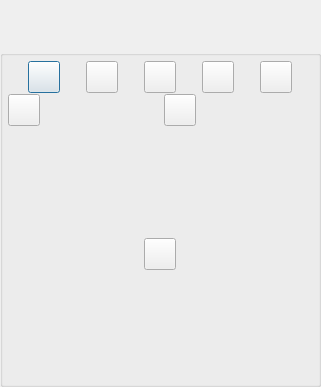
<?xml version="1.0" encoding="UTF-8"?>
<ui version="4.0">
 <class>ToFriendMultiSessionDialog</class>
 <widget class="QDialog" name="ToFriendMultiSessionDialog">
  <property name="geometry">
   <rect>
    <x>0</x>
    <y>0</y>
    <width>321</width>
    <height>387</height>
   </rect>
  </property>
  <property name="minimumSize">
   <size>
    <width>0</width>
    <height>0</height>
   </size>
  </property>
  <property name="maximumSize">
   <size>
    <width>16777215</width>
    <height>16777215</height>
   </size>
  </property>
  <property name="windowTitle">
   <string>Dialog</string>
  </property>
  <property name="styleSheet">
   <string notr="true">
QPushButton#CallButton
{
color: white;
font: bold 14px;
border-width: 10;
border-image: url(:/MyP2PWeb/Resources/button_green_normal.png) 10;
padding: -10;
}
QPushButton#CallButton:pressed
{
border-width: 10;
border-image: url(:/MyP2PWeb/Resources/button_green_pressed.png) 10;
padding: -10;
}
QPushButton#HangUpButton
{
color: white;
font: bold 14px;
border-width: 10;
border-image: url(:/MyP2PWeb/Resources/button_green_normal.png) 10;
padding: -10;
}
QPushButton#HangUpButton:pressed
{
border-width: 10;
border-image: url(:/MyP2PWeb/Resources/button_green_pressed.png) 10;
padding: -10;
}
QLabel#PermissionLabel
{
font: bold 14px;
}
QLabel#MuteMicrophoneLabel
{
font: bold 12px;
}
QLabel#MuteSpeakerLabel
{
font: bold 12px;
}</string>
  </property>
  <layout class="QVBoxLayout" name="verticalLayout">
   <property name="spacing">
    <number>0</number>
   </property>
   <property name="leftMargin">
    <number>0</number>
   </property>
   <property name="topMargin">
    <number>0</number>
   </property>
   <property name="rightMargin">
    <number>0</number>
   </property>
   <property name="bottomMargin">
    <number>0</number>
   </property>
   <item>
    <widget class="TitleBarWidget" name="m_TitleBarWidget" native="true">
     <property name="sizePolicy">
      <sizepolicy hsizetype="Preferred" vsizetype="Preferred">
       <horstretch>0</horstretch>
       <verstretch>0</verstretch>
      </sizepolicy>
     </property>
     <property name="minimumSize">
      <size>
       <width>0</width>
       <height>50</height>
      </size>
     </property>
     <property name="maximumSize">
      <size>
       <width>16777215</width>
       <height>130</height>
      </size>
     </property>
    </widget>
   </item>
   <item>
    <widget class="QGroupBox" name="StyledDlgItemsBox">
     <property name="sizePolicy">
      <sizepolicy hsizetype="Preferred" vsizetype="Expanding">
       <horstretch>0</horstretch>
       <verstretch>0</verstretch>
      </sizepolicy>
     </property>
     <property name="minimumSize">
      <size>
       <width>0</width>
       <height>0</height>
      </size>
     </property>
     <property name="title">
      <string/>
     </property>
     <layout class="QVBoxLayout" name="verticalLayout_3">
      <property name="spacing">
       <number>1</number>
      </property>
      <property name="leftMargin">
       <number>5</number>
      </property>
      <property name="topMargin">
       <number>5</number>
      </property>
      <property name="rightMargin">
       <number>5</number>
      </property>
      <property name="bottomMargin">
       <number>5</number>
      </property>
      <item>
       <widget class="QFrame" name="m_OffersFrame">
        <property name="styleSheet">
         <string notr="true"/>
        </property>
        <property name="frameShape">
         <enum>QFrame::NoFrame</enum>
        </property>
        <property name="frameShadow">
         <enum>QFrame::Raised</enum>
        </property>
        <layout class="QHBoxLayout" name="horizontalLayout">
         <property name="leftMargin">
          <number>0</number>
         </property>
         <property name="topMargin">
          <number>0</number>
         </property>
         <property name="rightMargin">
          <number>0</number>
         </property>
         <property name="bottomMargin">
          <number>0</number>
         </property>
         <item>
          <widget class="VxPushButton" name="m_VoipButton">
           <property name="sizePolicy">
            <sizepolicy hsizetype="Fixed" vsizetype="Fixed">
             <horstretch>0</horstretch>
             <verstretch>0</verstretch>
            </sizepolicy>
           </property>
           <property name="minimumSize">
            <size>
             <width>32</width>
             <height>32</height>
            </size>
           </property>
           <property name="maximumSize">
            <size>
             <width>32</width>
             <height>32</height>
            </size>
           </property>
           <property name="text">
            <string/>
           </property>
           <property name="iconSize">
            <size>
             <width>32</width>
             <height>32</height>
            </size>
           </property>
          </widget>
         </item>
         <item>
          <widget class="VxPushButton" name="m_VideoChatButton">
           <property name="minimumSize">
            <size>
             <width>32</width>
             <height>32</height>
            </size>
           </property>
           <property name="maximumSize">
            <size>
             <width>32</width>
             <height>32</height>
            </size>
           </property>
           <property name="text">
            <string/>
           </property>
           <property name="iconSize">
            <size>
             <width>32</width>
             <height>32</height>
            </size>
           </property>
          </widget>
         </item>
         <item>
          <widget class="VxPushButton" name="m_TrueOrDareButton">
           <property name="minimumSize">
            <size>
             <width>32</width>
             <height>32</height>
            </size>
           </property>
           <property name="maximumSize">
            <size>
             <width>32</width>
             <height>32</height>
            </size>
           </property>
           <property name="text">
            <string/>
           </property>
           <property name="iconSize">
            <size>
             <width>32</width>
             <height>32</height>
            </size>
           </property>
          </widget>
         </item>
         <item>
          <widget class="VxPushButton" name="m_SendAttachmentButton">
           <property name="minimumSize">
            <size>
             <width>32</width>
             <height>32</height>
            </size>
           </property>
           <property name="maximumSize">
            <size>
             <width>32</width>
             <height>32</height>
            </size>
           </property>
           <property name="text">
            <string/>
           </property>
           <property name="iconSize">
            <size>
             <width>32</width>
             <height>32</height>
            </size>
           </property>
          </widget>
         </item>
         <item>
          <widget class="VxPushButton" name="m_OptionsButton">
           <property name="minimumSize">
            <size>
             <width>32</width>
             <height>32</height>
            </size>
           </property>
           <property name="maximumSize">
            <size>
             <width>32</width>
             <height>32</height>
            </size>
           </property>
           <property name="text">
            <string/>
           </property>
           <property name="iconSize">
            <size>
             <width>32</width>
             <height>32</height>
            </size>
           </property>
          </widget>
         </item>
        </layout>
       </widget>
      </item>
      <item>
       <widget class="QFrame" name="m_ResponseFrame">
        <property name="frameShape">
         <enum>QFrame::NoFrame</enum>
        </property>
        <property name="frameShadow">
         <enum>QFrame::Raised</enum>
        </property>
        <layout class="QHBoxLayout" name="horizontalLayout_2">
         <property name="leftMargin">
          <number>0</number>
         </property>
         <property name="topMargin">
          <number>0</number>
         </property>
         <property name="rightMargin">
          <number>0</number>
         </property>
         <property name="bottomMargin">
          <number>0</number>
         </property>
         <item>
          <widget class="VxPushButton" name="m_AcceptOfferButton">
           <property name="sizePolicy">
            <sizepolicy hsizetype="Fixed" vsizetype="Fixed">
             <horstretch>0</horstretch>
             <verstretch>0</verstretch>
            </sizepolicy>
           </property>
           <property name="minimumSize">
            <size>
             <width>32</width>
             <height>32</height>
            </size>
           </property>
           <property name="maximumSize">
            <size>
             <width>32</width>
             <height>32</height>
            </size>
           </property>
           <property name="text">
            <string/>
           </property>
           <property name="iconSize">
            <size>
             <width>32</width>
             <height>32</height>
            </size>
           </property>
          </widget>
         </item>
         <item>
          <widget class="QLabel" name="m_AcceptLabel">
           <property name="text">
            <string/>
           </property>
          </widget>
         </item>
         <item>
          <widget class="VxPushButton" name="m_RejectOfferButton">
           <property name="minimumSize">
            <size>
             <width>32</width>
             <height>32</height>
            </size>
           </property>
           <property name="maximumSize">
            <size>
             <width>32</width>
             <height>32</height>
            </size>
           </property>
           <property name="text">
            <string/>
           </property>
           <property name="iconSize">
            <size>
             <width>32</width>
             <height>32</height>
            </size>
           </property>
          </widget>
         </item>
         <item>
          <widget class="QLabel" name="m_RejectLabel">
           <property name="text">
            <string/>
           </property>
          </widget>
         </item>
        </layout>
       </widget>
      </item>
      <item>
       <widget class="VidWidget" name="m_VidWidget" native="true">
        <property name="sizePolicy">
         <sizepolicy hsizetype="Expanding" vsizetype="Expanding">
          <horstretch>0</horstretch>
          <verstretch>0</verstretch>
         </sizepolicy>
        </property>
        <property name="maximumSize">
         <size>
          <width>16777215</width>
          <height>240</height>
         </size>
        </property>
       </widget>
      </item>
      <item>
       <widget class="TodGameWidget" name="m_TodGameWidget" native="true"/>
      </item>
      <item>
       <widget class="QFrame" name="m_HangupSessionFrame">
        <property name="sizePolicy">
         <sizepolicy hsizetype="Expanding" vsizetype="Fixed">
          <horstretch>0</horstretch>
          <verstretch>0</verstretch>
         </sizepolicy>
        </property>
        <property name="minimumSize">
         <size>
          <width>0</width>
          <height>32</height>
         </size>
        </property>
        <property name="maximumSize">
         <size>
          <width>16777215</width>
          <height>32</height>
         </size>
        </property>
        <property name="styleSheet">
         <string notr="true"/>
        </property>
        <property name="frameShape">
         <enum>QFrame::NoFrame</enum>
        </property>
        <property name="frameShadow">
         <enum>QFrame::Raised</enum>
        </property>
        <layout class="QGridLayout" name="gridLayout">
         <property name="leftMargin">
          <number>0</number>
         </property>
         <property name="topMargin">
          <number>0</number>
         </property>
         <property name="rightMargin">
          <number>0</number>
         </property>
         <property name="bottomMargin">
          <number>0</number>
         </property>
         <property name="spacing">
          <number>0</number>
         </property>
         <item row="0" column="0">
          <widget class="VxPushButton" name="m_HangupSessionButton">
           <property name="sizePolicy">
            <sizepolicy hsizetype="Fixed" vsizetype="Fixed">
             <horstretch>0</horstretch>
             <verstretch>0</verstretch>
            </sizepolicy>
           </property>
           <property name="minimumSize">
            <size>
             <width>32</width>
             <height>32</height>
            </size>
           </property>
           <property name="maximumSize">
            <size>
             <width>32</width>
             <height>32</height>
            </size>
           </property>
           <property name="text">
            <string/>
           </property>
           <property name="iconSize">
            <size>
             <width>32</width>
             <height>32</height>
            </size>
           </property>
          </widget>
         </item>
        </layout>
       </widget>
      </item>
      <item>
       <widget class="SessionWidget" name="m_SessionWidget" native="true">
        <property name="sizePolicy">
         <sizepolicy hsizetype="Expanding" vsizetype="Expanding">
          <horstretch>0</horstretch>
          <verstretch>0</verstretch>
         </sizepolicy>
        </property>
       </widget>
      </item>
     </layout>
    </widget>
   </item>
   <item>
    <widget class="BottomBarWidget" name="m_BottomBarWidget" native="true">
     <property name="sizePolicy">
      <sizepolicy hsizetype="Expanding" vsizetype="Minimum">
       <horstretch>0</horstretch>
       <verstretch>0</verstretch>
      </sizepolicy>
     </property>
     <property name="minimumSize">
      <size>
       <width>30</width>
       <height>0</height>
      </size>
     </property>
     <property name="autoFillBackground">
      <bool>true</bool>
     </property>
    </widget>
   </item>
  </layout>
 </widget>
 <customwidgets>
  <customwidget>
   <class>TitleBarWidget</class>
   <extends>QWidget</extends>
   <header>TitleBarWidget.h</header>
   <container>1</container>
  </customwidget>
  <customwidget>
   <class>BottomBarWidget</class>
   <extends>QWidget</extends>
   <header location="global">BottomBarWidget.h</header>
   <container>1</container>
  </customwidget>
  <customwidget>
   <class>VxPushButton</class>
   <extends>QPushButton</extends>
   <header>VxPushButton.h</header>
  </customwidget>
  <customwidget>
   <class>SessionWidget</class>
   <extends>QWidget</extends>
   <header>SessionWidget.h</header>
   <container>1</container>
  </customwidget>
  <customwidget>
   <class>VidWidget</class>
   <extends>QWidget</extends>
   <header location="global">VidWidget.h</header>
   <container>1</container>
  </customwidget>
  <customwidget>
   <class>TodGameWidget</class>
   <extends>QWidget</extends>
   <header>TodGameWidget.h</header>
   <container>1</container>
  </customwidget>
 </customwidgets>
 <resources/>
 <connections/>
</ui>
